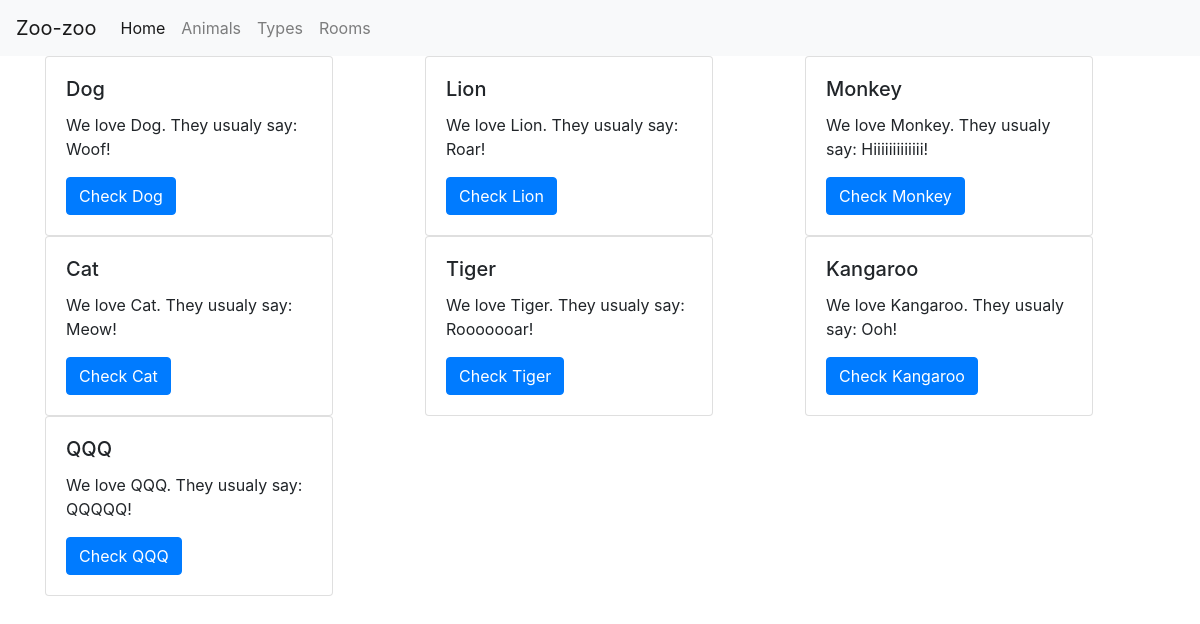
Page /animal/types on the committed database.
### animal/models.py (models this page shows, shortened)
class Type(models.Model):
    name = models.CharField(max_length = 64)
    language = models.CharField(max_length = 64)

### animal/views.py (the view)
# urls.py: path('types',views.types, name = 'types'),
def types(request):
    context = dict()
    types = Type.objects.all()
    context['types'] = types
    return render(request, 'animal/types.html', context)

### templates/animal/types.html (shortened to what this page needs)
{% extends "animal/base.html" %}
{% block body %}
  <div class="container">
    <div class="row">
      {% for type in types %}
      <div class="col-4">
        <div class="card" style="width: 18rem;">
          <div class="card-body">
            <h5 class="card-title">{{type.name}}</h5>
            <p class="card-text"> We love {{type.name}}. They usualy say: {{type.language}}! </p>
            <a href="{% url 'type' type.name %}" class="btn btn-primary">Check {{type.name}}</a>
          </div>
        </div>
      </div>
      {% endfor %}
    </div>
  </div>
{% endblock %}

### rows in the picture
Type: name "Dog", language "Woof"
Type: name "Lion", language "Roar"
Type: name "Monkey", language "Hiiiiiiiiiiiii"
Type: name "Cat", language "Meow"
Type: name "Tiger", language "Rooooooar"
Type: name "Kangaroo", language "Ooh"
Type: name "QQQ", language "QQQQQ"
